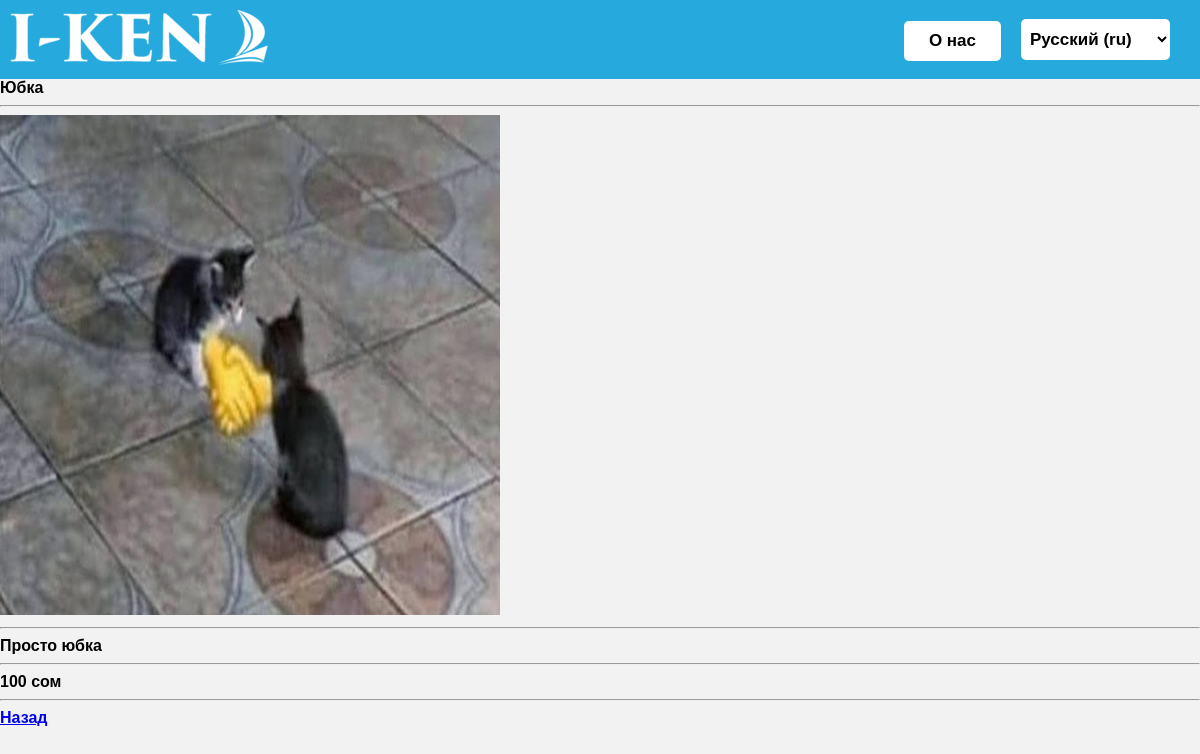
Screenshot of /clothes/1/ with the database file from the repository.
### clothes/models.py (models this page shows, shortened)
class Clothes(models.Model):
    title = models.CharField(max_length=255, verbose_name=_('Название'))
    content = models.TextField(verbose_name=_('Текст'))
    photo = models.ImageField(upload_to="photos/%Y/%m/d/", verbose_name=_('Фото'))
    price = models.CharField(max_length=255, verbose_name=_('Цена'))
    time_create = models.DateField(auto_now_add=True, verbose_name=_('Время создания'))
    time_update = models.DateField(auto_now=True, verbose_name=_('Время обновления'))
    is_published = models.BooleanField(default=True, verbose_name=_('Опубликован'))
    cat = models.ForeignKey('Category', on_delete=models.PROTECT, verbose_name=_('Категория'))
    class Meta:
        verbose_name = _('Одежда')
        verbose_name_plural = _('Одежда')
        ordering = ['time_create', 'title']

### clothes/views.py (the view)
# urls.py: path('clothes/<int:clothes_id>/', clothes, name='clothes'),
def clothes(request, clothes_id):
    clothes = get_object_or_404(Clothes, pk=clothes_id, is_published = True)
    con = {
        'title': 'I-Ken',
        'clothes': clothes,
    }
    return render(request, 'clothes/clothes.html', context=con)

### clothes/templates/clothes/clothes.html
{% extends 'clothes/base.html' %}
{% load i18n %}
{% block content %}
{{ clothes.title }}
<hr>
{% if clothes.photo %}
    <img src="{{clothes.photo.url}}" width="500" height="500">
{% endif %}
<hr>
{{ clothes.content }}
<hr>
{{ clothes.price }}
<hr>
<a href="{% url 'category' clothes.cat_id %}">{% trans 'Назад' %}</a>
{% endblock %}

### clothes/static/clothes/css/styles.css (style rules this page uses)
html, body { font-family: sans-serif; font-weight: bold; background-color: #f2f2f2; padding: 0; margin: 0; }

### rows the page displays
Clothes: title "Юбка", photo (placeholder picture), content "Просто юбка", price "100 сом"

### other values shown
form field language "Русский (ru)"
